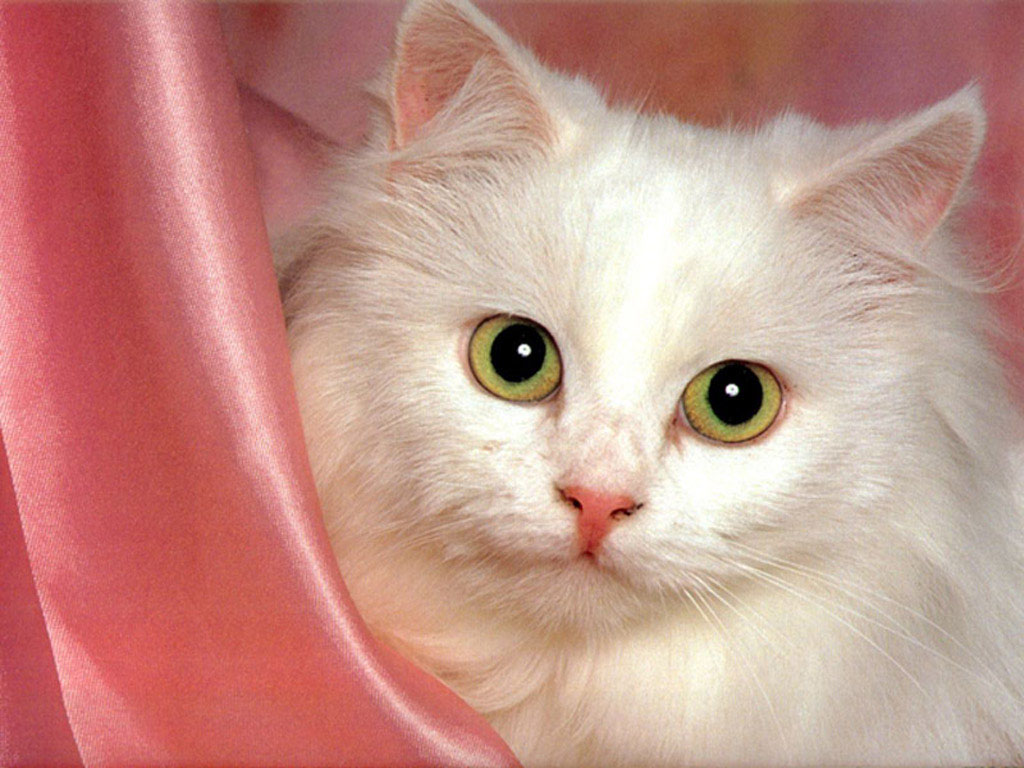
#> input picture computer_vision/data/cat.jpg, 1024 x 768 px
$ jupyter execute linearity_and_convolution.ipynb   (older library calls are emulated)
#> lines starting #> are read from the running program, lines starting #| are printed output that depends on the picture
[cell 1]
import cv2
import scipy
import scipy.ndimage
import numpy as np
import matplotlib.pyplot as plt

#### Linear operator
An operator $H$ (or system) is **linear** if two properties hold ($f1$ and $f2$ are some functions, $a$ is
a constant):
- Additivity:
    * $H(f1 + f2) = H(f1) + H(f2)$

- Multiplicative scaling (Homogeneity of degree 1):
    * $H(a. f1) = a.H(f1)$

You can apply linear operators separately to the image and it will give the same result as if you combined
the operators and then applied it to the image.

<br></br>

#### Correlation vs Convolution
- **Cross-correlation:**
Notation for cc operator -- $G = H \bigoplus F$
$$G[i,j] = \sum_{u=-k}^k \sum_{v=-k}^k H[u,v]F[i + u, j + v]$$

- **Convolution:**
Flips in both dimensions.
Notation for conv. operator -- $G = H ^* F$

$$G[i,j] = \sum_{u=-k}^k \sum_{v=-k}^k H[u,v]F[i - u, j - v]$$

<br></br>

#### Shift invariant:
Operator behaves the same everywhere, i.e. the value of the output depends on the pattern in the image
neighborhood, not the position of the neighborhood.

<br></br>

[cell 2]
dimensions = 128, 128
cmap = 'gray'

orig_im = scipy.misc.imread('data/cat.jpg', 'L')
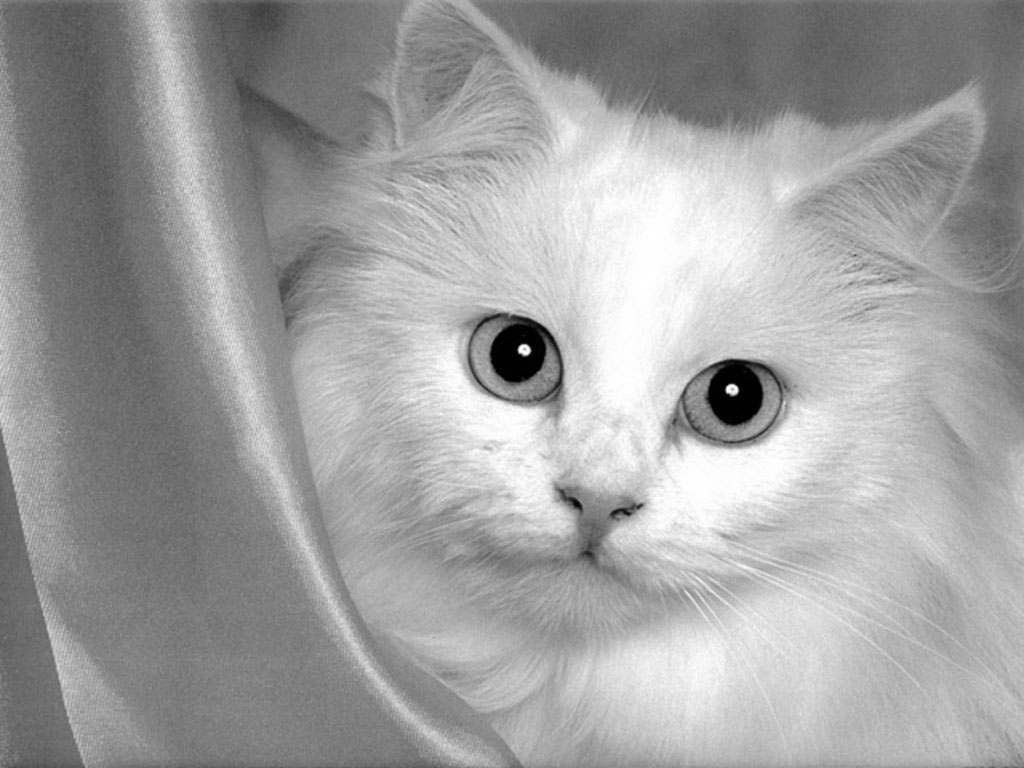
#> orig_im: shape (768, 1024) float32; min 0, max 255, mean 160.2
im = cv2.resize(orig_im, dimensions, interpolation=cv2.INTER_CUBIC)
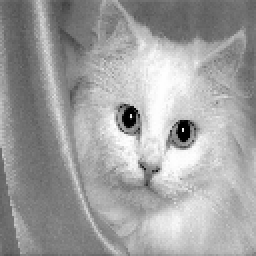
#> im: shape (128, 128) float32 (shown 2 times larger); min -0.699, max 255.4, mean 160.2; drawn with min black and max white

fig, ax = plt.subplots(1, 3, figsize=(20, 10))

# impulse kernel --
kernel = np.array([
    [0, 0, 0],
    [0, 1, 0],
    [0, 0, 0]
])
ax[0].imshow(scipy.ndimage.correlate(im, kernel, mode='constant'), cmap)

kernel = np.array([
    [0, 0, 0],
    [0, 0, 20],
    [0, 0, 0]
])
ax[1].imshow(scipy.ndimage.correlate(im, kernel, mode='constant'), cmap)
ax[2].imshow(scipy.ndimage.convolve(im, kernel, mode='constant'), cmap)

plt.show()
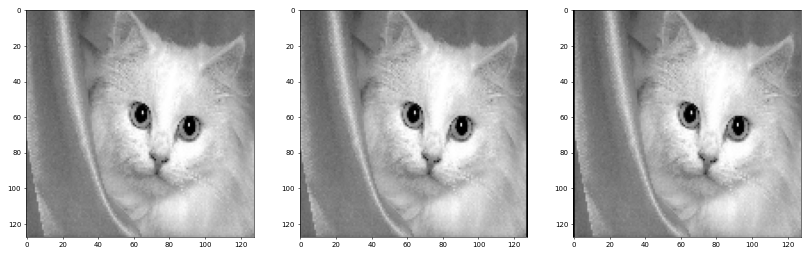
#> figure drawn by matplotlib, 3 panels

[cell 3]
dimensions = 256, 256
im = cv2.resize(orig_im, dimensions, interpolation=cv2.INTER_CUBIC)
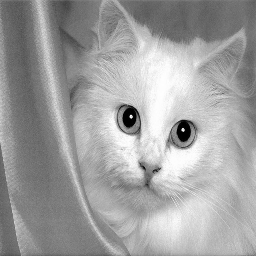
#> im: shape (256, 256) float32; min -1.74, max 255.9, mean 160.2; drawn with min black and max white
fig, ax = plt.subplots(1,2, figsize=(20, 10))

ax[0].imshow(im, cmap)

k1 = np.array([
    [0, 0, 0],
    [0, 2, 0],
    [0, 0, 0]
])
k2 = np.array([
    [1, 1, 1],
    [1, 1, 1],
    [1, 1, 1]
]) / 9
kernel = np.subtract(k1, k2)
ax[1].imshow(scipy.ndimage.correlate(im, kernel, mode='constant'), cmap)

plt.show()
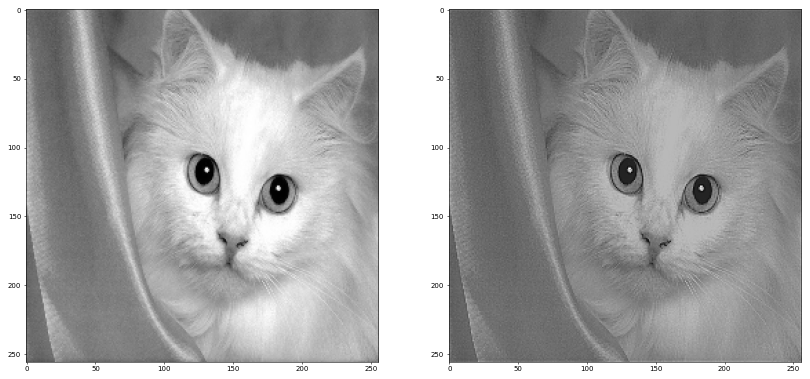
#> figure drawn by matplotlib, 2 panels

$ run again, with computer_vision/data/color_transfer_target.jpg copied over computer_vision/data/cat.jpg
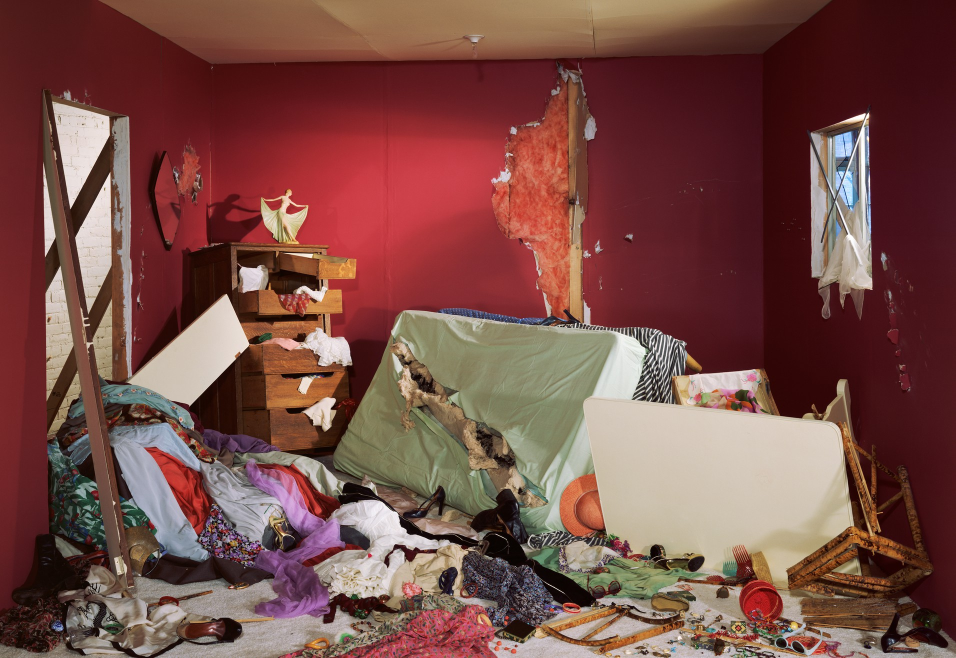
#> input picture computer_vision/data/color_transfer_target.jpg, 1911 x 1316 px (shown at 1/2 size)
#> `im = cv2.resize(orig_im, dimensions, interpolation=cv2.INTER_CUBIC)`:
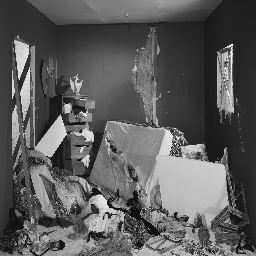
#> im: shape (256, 256) float32; min -10.5, max 266.1, mean 89.2; drawn with min black and max white
#> `plt.show()`:
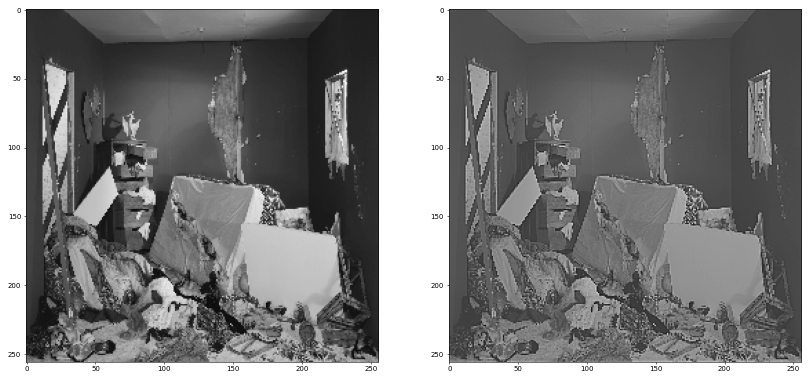
#> figure drawn by matplotlib, 2 panels
